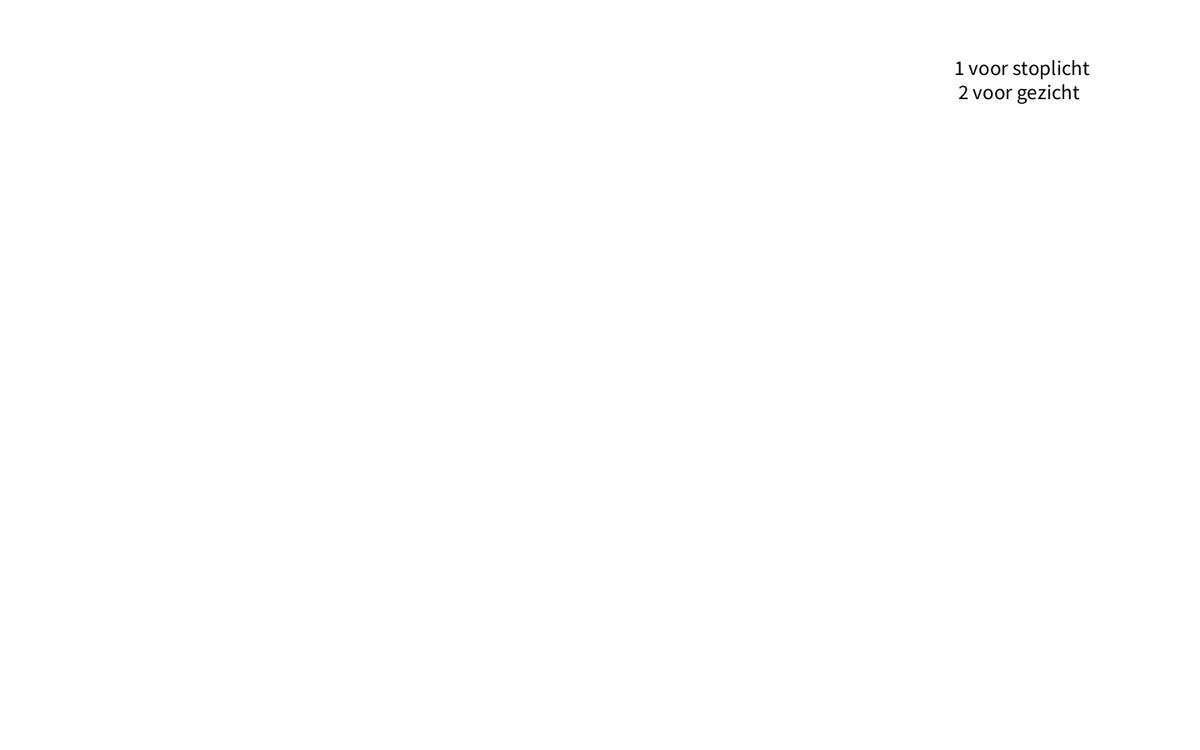
Frame 1 (no input)
Frame 60 (the mouse pressed at the canvas centre just before this capture): identical to frame 1, image omitted
Frame 120 (the mouse held since frame 60 and released just before this capture): identical to frame 1, image omitted

The Processing sketch that drew this single still picture (run headless with seeded random() and noise(); from frame 60 on, the mouse is pressed at the canvas centre):

// Processing sketch: stoplicht
// ── stoplicht.pde
int grijzeLicht = 10;
int GroenLicht = 40;
int Groen1 = 3;
int Groen3 = 72;
int OranjeLicht1 = 40;
int OranjeLicht2 = 40;
int RodeLicht = 40;
int licht = 1;
//int sec = (millis() / 1000);
int oogWidth = 75;
int oogHeight = 100;
int oogPos = 0;
float gezichtX = 720;
float gezichtY = 450;
int gezichtSize = 400;
int gezichtPos = 0;
int opdracht = 0;


void setup(){
size(1440,900);
background(255,255,255);
}

void draw(){
  //noStroke();
  background(255,255,255);
  //int sec = second();
  //int sec = millis() / 1000;
  //sec -= 1;
    switch(opdracht){
    case 1:
      stopLicht();
      break;
    case 2:
      gezicht();
      break;
  }


  if(key ==  '1'){
    opdracht = 1;
  }
  if(key ==  '2'){
    opdracht = 2;
  }

  
  textSize(25);
  fill(0,0,0);
  text("1 voor stoplicht\n 2 voor gezicht \n",width - 295,90);

}

void stopLicht(){
  fill(0,0,0);
  rect(550,150,300,500);

  fill(Groen1,GroenLicht,Groen3);
  ellipse(700,250,120,120);

  fill(OranjeLicht1,OranjeLicht2,40);
  ellipse(700,400,120,120);

  fill(RodeLicht,40,40);
  ellipse(700,550,120,120);

  switch(licht){
    case 1:
      Groen1 = 3;
      Groen3 = 72;
      GroenLicht += 2;
      if(GroenLicht >= 122 && licht == 1){
        GroenLicht = 0;
        licht = 2;
      }
      break;
    case 2:
      Groen1 = 40;
      Groen3 = 40;
      OranjeLicht1 += 3;
      OranjeLicht2 += 2;
      if(OranjeLicht2 >= 125){
        OranjeLicht2 = 125;
      }
      if(OranjeLicht1 >= 255){
        OranjeLicht2 = 40;
        OranjeLicht1 = 40;
        licht = 3;
      }
      break;
    case 3:
      RodeLicht += 3;
      if(RodeLicht >= 255 && licht == 3){
        RodeLicht = 0;
        licht = 1;
      }
      break;
  }
}


void gezicht(){

  fill(0,0,0);
  ellipse(gezichtX,gezichtY,gezichtSize,gezichtSize);

  fill(255,255,255);
  strokeWeight(2);

  switch(oogPos){
    case 1:
    oogWidth = 55;
    oogHeight = 100;
      break;
    case 3:
    fill(0,0,0);
    oogWidth = 30;
    oogHeight = 70;
      break;
    //case 5:
    //fill(0,0,0);
    //oogWidth = 25;
    //oogHeight = 70;
    //  break;
    case 7:
    fill(0,0,0);
    oogWidth = 15;
    oogHeight = 60;
      break;
    case 12:
    fill(255,255,255);
    oogWidth = 5;
    oogHeight = 90;
      break;
  }

  if(oogPos > 12) oogPos = 0;
  oogPos++;

  ellipse(width/2.2,height/2.5,oogWidth,oogHeight);
  ellipse(width/1.8,height/2.5,oogWidth,oogHeight);


  fill(255,255,255);
  arc(width/2.2,height/3,63,20, PI-QUARTER_PI/2, PI*2+QUARTER_PI/2,PIE);
  arc(width/1.8,height/3,63,20, PI-QUARTER_PI/2, PI*2+QUARTER_PI/2,PIE);
  arc(width/2,height/1.8,220,160, 0, PI,CHORD);
}
